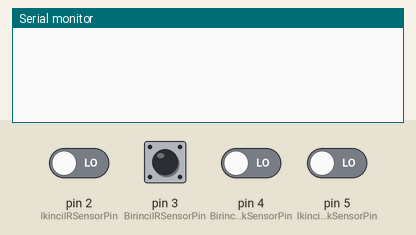
A sketch run on a simulated Arduino Uno, built with avr-gcc and run on an emulated ATmega328P. Shown: the last lines printed to the serial monitor. The inputs (shaded band) are chosen by the test bench; at power-on: pin 3 (BirinciIRSensorPin) HIGH, pin 2 (IkinciIRSensorPin), pin 4 (BirinciRenkSensorPin), pin 5 (IkinciRenkSensorPin) LOW.

Above: at 1.2 s.
1.3 s: pin 2 (IkinciIRSensorPin) driven HIGH and pin 3 (BirinciIRSensorPin) driven LOW
At 2.1 s:
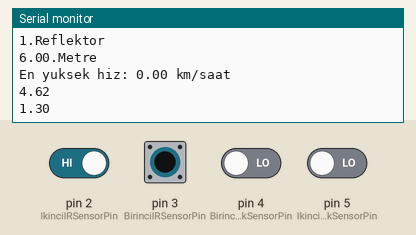
2.8 s: pin 3 (BirinciIRSensorPin) pulsed HIGH 2 times (0.12 s each, 0.3 s apart)
At 4.2 s:
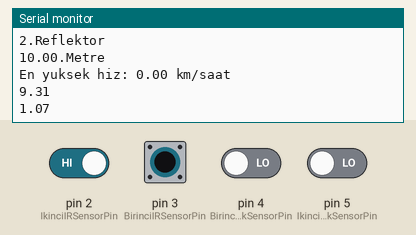
Timing chart, 0 to 5.8 s (numbered marks = the images above; inputs shaded):
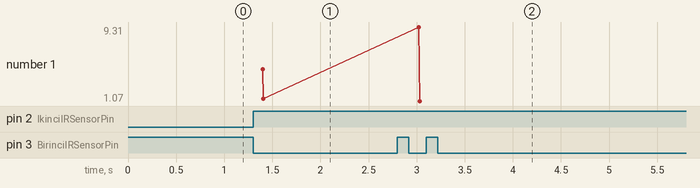

Measured:
- after the input at 1.3 s, the serial monitor: prints a new line at once (image 1)
- after the input at 2.8 s, the serial monitor: prints a new line after 0.12 s (image 2)
- plotted number 1: 1.3 → 1.07 after the input at 2.8 s

The sketch:

sunum_sketch_final.ino
```cpp
const int BirinciIRSensorPin = 3; // IR sensorun bagli oldugu PIN
const int IkinciIRSensorPin = 2; // IR sensorun bagli oldugu PIN
const int BirinciRenkSensorPin = 4; // IR sensorun bagli oldugu PIN
const int IkinciRenkSensorPin = 5; // IR sensorun bagli oldugu PIN
const float reflektorlerArasiMesafe = 4.0; // metre cinsinden reflektor arasi mesafe
int reflektorSayi = 0; //reflektor sayisi
float gidilenMesafe = 0.0; //gidilen mesafe
float kmHizToplam = 0.0; // Alinan hizlarin toplami
float ortalamaKmHiz = 0.0; // Ortalama hiz
unsigned long ilkReflektorZaman = 0; //Ilk reflektorun gorulme zamani
float kmHiz = 0.0; //Anlik hiz
float enYuksekHiz = 0.0; //En yuksek hiz
void besCmTetik(); //bu fonksiyon 5cmlik reflektor aralıklarinda tetiklenir
void mesafeHesap(); //bu fonksiyon reflektor sayisina gore mesafeyi hesaplar

void setup() {
  Serial.begin(9600);
}

void loop() {

  //ilk reflektoru gordugu anki sureyi al
  if(reflektorSayi == 1){
    ilkReflektorZaman = millis();
    }
  // Sensörlerden en az 1 tanesi reflektoru goruyor
  while (digitalRead(BirinciIRSensorPin) == LOW || digitalRead(IkinciIRSensorPin) == LOW) {} //reflektor goruldugu sure boyunca dongude kalir

  // reflektoru gormeyi biraktigi zamani kaydet
  unsigned long baslangicZaman = millis();


  // her iki IR sensör artik reflektoru gormuyor
  while (digitalRead(BirinciIRSensorPin) == HIGH && digitalRead(IkinciIRSensorPin) == HIGH) {}

  // reflektorun artık tesbit edilmediği zamani kaydet
  unsigned long bitisZaman = millis();

  // 5cm aralikli reflektor tesbiti
  // Renk sensörlerinin en az birinin sinyal vermesi halinde fonksiyon tetiklenir
  besCmTetik();

  // gorulen reflektor sayisina gore mesafeyi hesapla
  mesafeHesap();

  // gecen zamani hesapla
  unsigned long gecenZaman = bitisZaman - baslangicZaman; // Anlik hiz icin
  unsigned long ilkRefGecenZaman = millis() - ilkReflektorZaman; // Ortalama hiz icin

  // gecen zamani saniyeye cevir
  float saniyeGecenZaman = (float) gecenZaman / 1000.0; // Anlik hiz icin
  float saniyeIlkRefGecZaman = (float) ilkRefGecenZaman / 1000.0; // Ortalama hiz icin

  // hizi metre/saniye cinsinden hesapla
  float hiz = reflektorlerArasiMesafe / saniyeGecenZaman; // Anlik hiz icin
  float ortalama = gidilenMesafe / saniyeIlkRefGecZaman; // Ortalama hiz icin

  // hizi kilometre/saat cinsine cevir
  kmHiz = hiz * 3.6; // Anlik hiz icin
  ortalamaKmHiz = ortalama * 3.6; // Ortalama hiz icin

    // en yüksek hizi hesapla
  void enYuksekHizHesap();

  //anlik hizi yazdir
  Serial.println("\n"+(String)kmHiz+" km/saat");

  //oratalama hizi yazdir
  Serial.println("Ortalama hiz:"+(String)ortalamaKmHiz+" km/saat");

  //reflektor sayisi yazdir
  Serial.println((String)reflektorSayi+".Reflektor");

  //gecen zamana gore lokasyon
  Serial.println((String)gidilenMesafe+".Metre");

  //en yuksek hizi yazdir
  Serial.println("En yuksek hiz: "+(String)enYuksekHiz+" km/saat");

  Serial.println(ortalama);
  Serial.println(saniyeIlkRefGecZaman);

  //

  // döngü tekrar baslamadan onceki bekleme suresi
  delay(500);
}

void besCmTetik(){

  // 19.reflektordeki 5cmlik dalga

  if((digitalRead(BirinciRenkSensorPin) == HIGH || digitalRead(IkinciRenkSensorPin) == HIGH ) && reflektorSayi > 19 && reflektorSayi <= 38 && kmHiz > 200.00){
      reflektorSayi = 38;
  }
  //51.reflektordeki 5cmlik dalga
  else if((digitalRead(BirinciRenkSensorPin) == HIGH || digitalRead(IkinciRenkSensorPin) == HIGH ) && reflektorSayi > 39  && reflektorSayi <= 60 && kmHiz > 200.00){
      reflektorSayi = 60;
  }
  // reflektor sayisini artir
  else{
    reflektorSayi++;
  }
}

void mesafeHesap(){
  if(reflektorSayi <= 19){

    gidilenMesafe = reflektorlerArasiMesafe * (reflektorSayi-1) + 6.0;// ilk reflektor 6.metrede oldugu icin

  }else if(reflektorSayi <= 51){

    gidilenMesafe = reflektorlerArasiMesafe * (reflektorSayi-20) + 6.0; // 20 reflektor 2 metrelik mesafede dizildigi icin

  }else{

    gidilenMesafe = reflektorlerArasiMesafe * (reflektorSayi-29) + 6.0; // 50-60 arası 10 reflektor 1 metrelik mesafede dizildigi icin
  }
}

void enYuksekHizHesap(){
  if(kmHiz < 200.00 && kmHiz > enYuksekHiz){
    enYuksekHiz = kmHiz;
    }
  }
```
